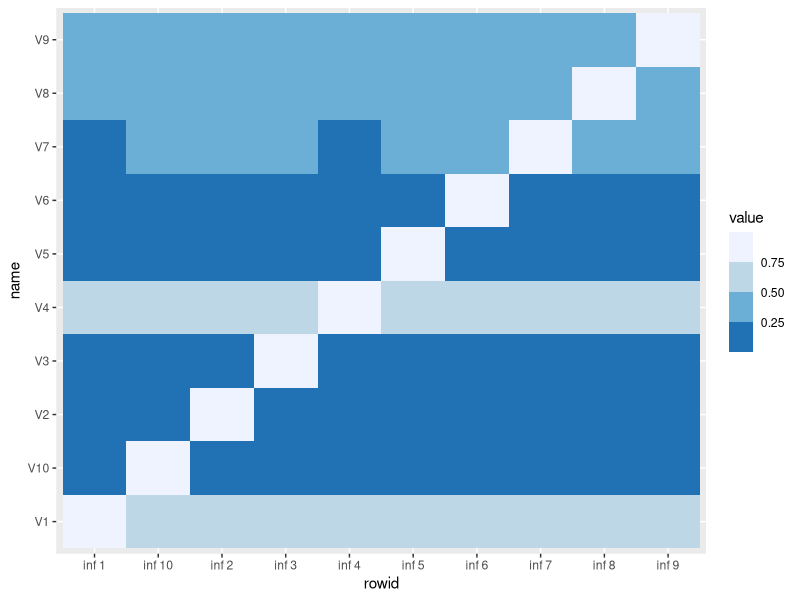
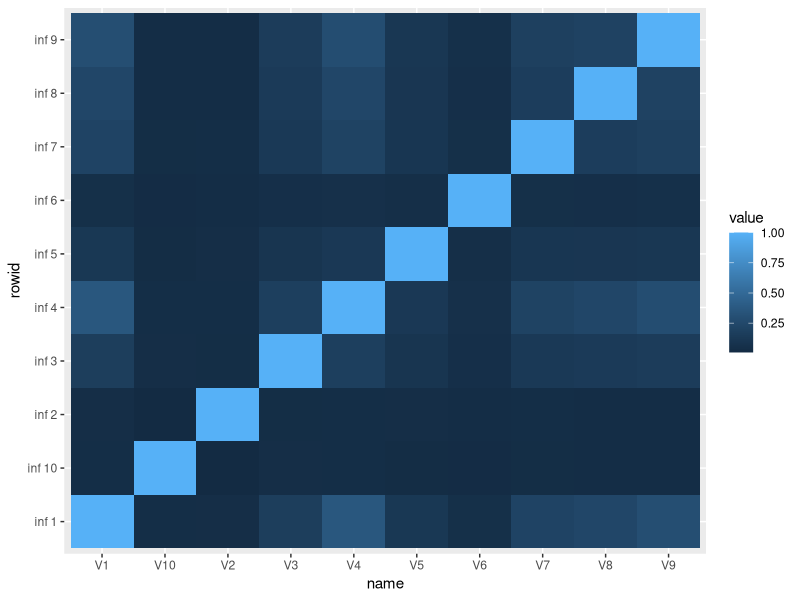
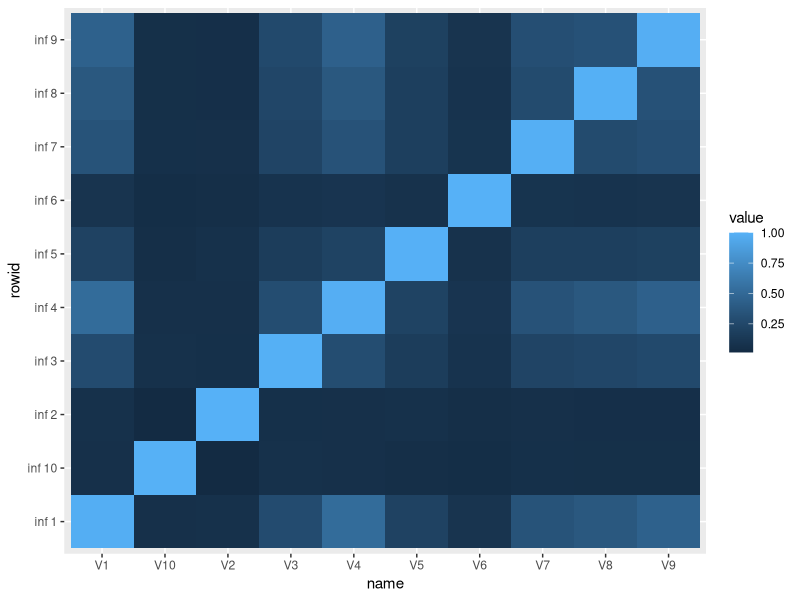

The R source for these figures, in order:
library(tidyverse)

# Load first and last names to make usernames

random_names <- read_csv("names.csv")

first_names <- random_names %>% 
  select("First Name") %>% 
  unique()

last_name <- random_names %>% 
  select("Last Name") %>% 
  unique()

# convert tibbles to string vectors

v_first_names <- as_vector(first_names)
v_last_names <- as_vector(last_name)

#create IDs

IDs <- vector("character", 10000)

for(i in seq_along(IDs)){
  IDs[i] <- str_c(sample(v_first_names, 1), sample(v_last_names, 1), sample(1:10, 1), sep = "_")
}

#allocate followers to people

data <- list()

cut_off_10000 <- function(x){
  if(x>10000){
    10000
  } else{
    abs(x)
  }
}

#????? this line does not work the first time around


for(i in 1:10){
  size <- as.integer(cut_off_10000(rnorm(1, 3000, 5000)))
  data[[i]] <- sample(IDs, size)
}


# calculate overlap between different accounts

#using just intersection

overlap <- matrix(nrow = 10, ncol = 10)

for(i in 1:10){
  for(j in 1:10){
    overlap[i, j] <- (length(intersect(data[[i]], data[[j]])))/(length(data[[i]]))
  }
}

#using jaccard index

jaccard_indx <- matrix(nrow = 10, ncol = 10)
  
  for(i in 1:10){
  for(j in 1:10){
    jaccard_indx[i, j] <- (length(intersect(data[[i]], data[[j]])))/(length(union(data[[i]], data[[j]])))
  }
}


#using sorenson-dice
sorenson_dice_indx <- matrix(nrow = 10, ncol = 10)

for(i in 1:10){
  for(j in 1:10){
    sorenson_dice_indx[i, j] <- 2*(length(intersect(data[[i]], data[[j]])))/(length(data[[i]]) + length(data[[j]]))
  }
}


# turning data into the long format

tb_overlap <- as_tibble(overlap) %>% 
  mutate(rowid = paste("inf", 1:10)) %>% 
  select(rowid, everything())

tb_overlap_long <- pivot_longer(tb_overlap, cols= -rowid)

tb_jaccard_indx <- as_tibble(jaccard_indx) %>% 
  mutate(rowid = paste("inf", 1:10)) %>% 
  select(rowid, everything())
tb_jaccard_indx <- pivot_longer(tb_jaccard_indx, cols= -rowid)

tb_sorenson_dice_indx <- as_tibble(sorenson_dice_indx) %>% 
  mutate(rowid = paste("inf", 1:10)) %>% 
  select(rowid, everything())
tb_sorenson_dice_indx <- pivot_longer(tb_sorenson_dice_indx, cols= -rowid)


# plotting

ggplot(data = tb_overlap_long)+
  geom_tile(aes(rowid, name, fill = value))+
  scale_fill_fermenter()

ggplot(data = tb_jaccard_indx)+
  geom_tile(aes(name, rowid, fill = value))

ggplot(data = tb_sorenson_dice_indx)+
  geom_tile(aes(name, rowid, fill = value))
